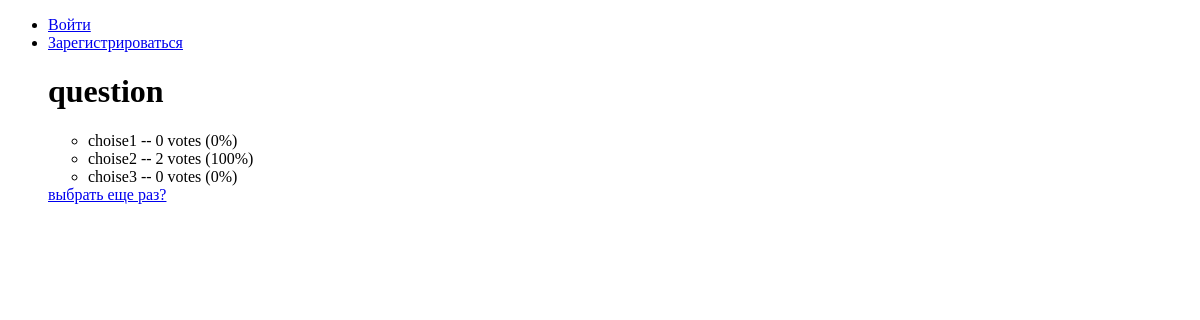
/polls/1/results/, run on an earlier commit of the app's database.
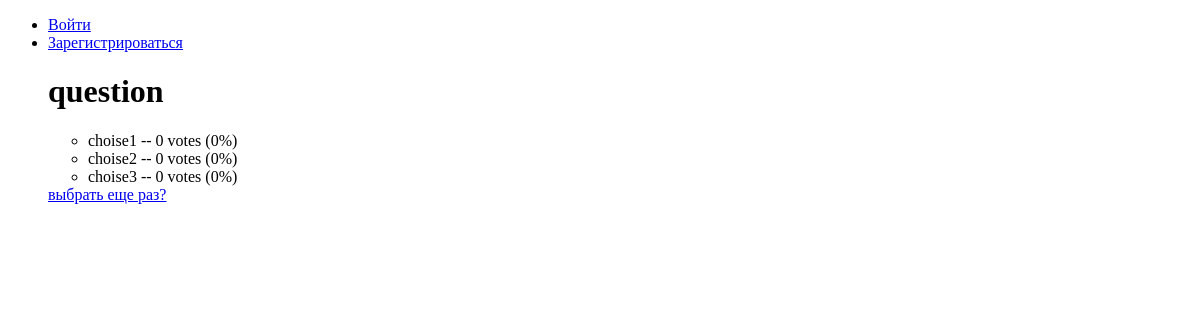
And on a later commit of the database.
### polls/models.py (models this page shows, shortened)
class Choice(models.Model):
    question = models.ForeignKey('Question', on_delete=models.CASCADE)
    choice_text = models.CharField(max_length=200)
    votes = models.IntegerField(default=0)
    def procent(self):
        return round(100 * self.votes / self.question.votes)

class Question(models.Model):
    question_text = models.CharField(max_length=200)
    description = models.TextField("Описание вопроса")
    pub_date = models.DateTimeField('date published',default=datetime.datetime.now())
    votes = models.IntegerField(default=0)
    pic = models.ImageField("картинка поста", upload_to="images/pics", null=True, blank=True)
    num_of_questions = models.IntegerField(null=False, default=3)

### polls/views.py (the view)
# urls.py: path('<int:pk>/results/', views.ResultsView.as_view(), name='results'),
class ResultsView(generic.DetailView):
    model = Question
    template_name = 'polls/results.html'

### polls/templates/polls/results.html
{% extends "base_generic.html" %}
{%block content%}
<h1>{{ question.question_text }}</h1>
<ul>
    {% for choice in question.choice_set.all %}
    <li>{{ choice.choice_text }} -- {{ choice.votes }} vote{{choice.votes|pluralize}} ({{choice.procent}}%)</li>
    {% endfor %}
</ul>
<a href="{% url 'detail'  question.id %}">выбрать еще раз? </a>
{%endblock%}

What changed in the data, as far as the page shows it:
changed Choice "choise2": votes "2" → "0"; procent "100" → "0"
